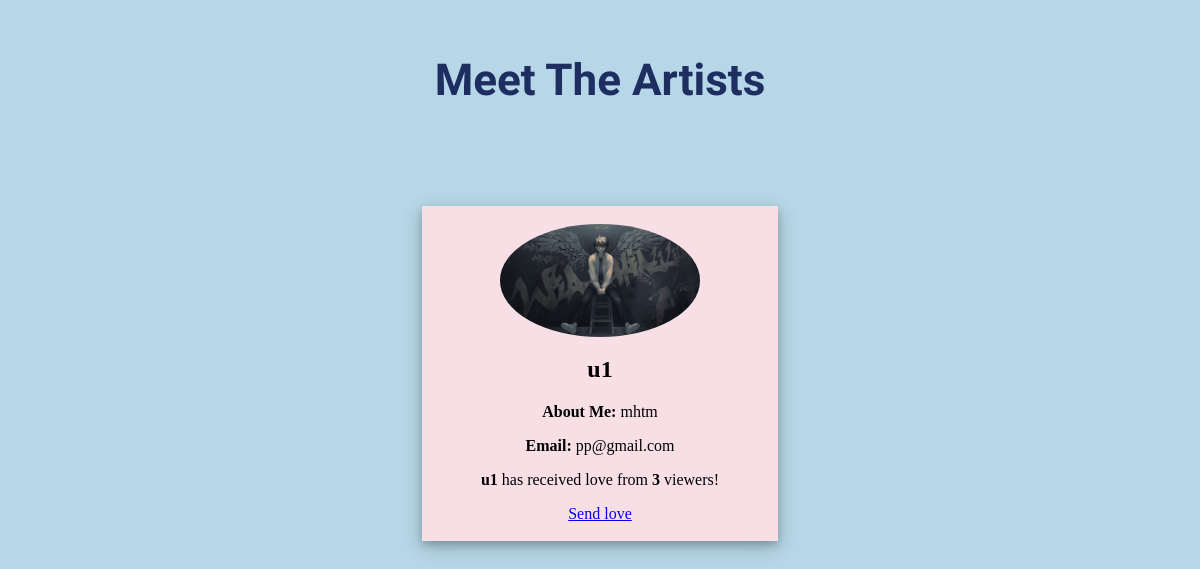
Before: /profilelist with the older database file.
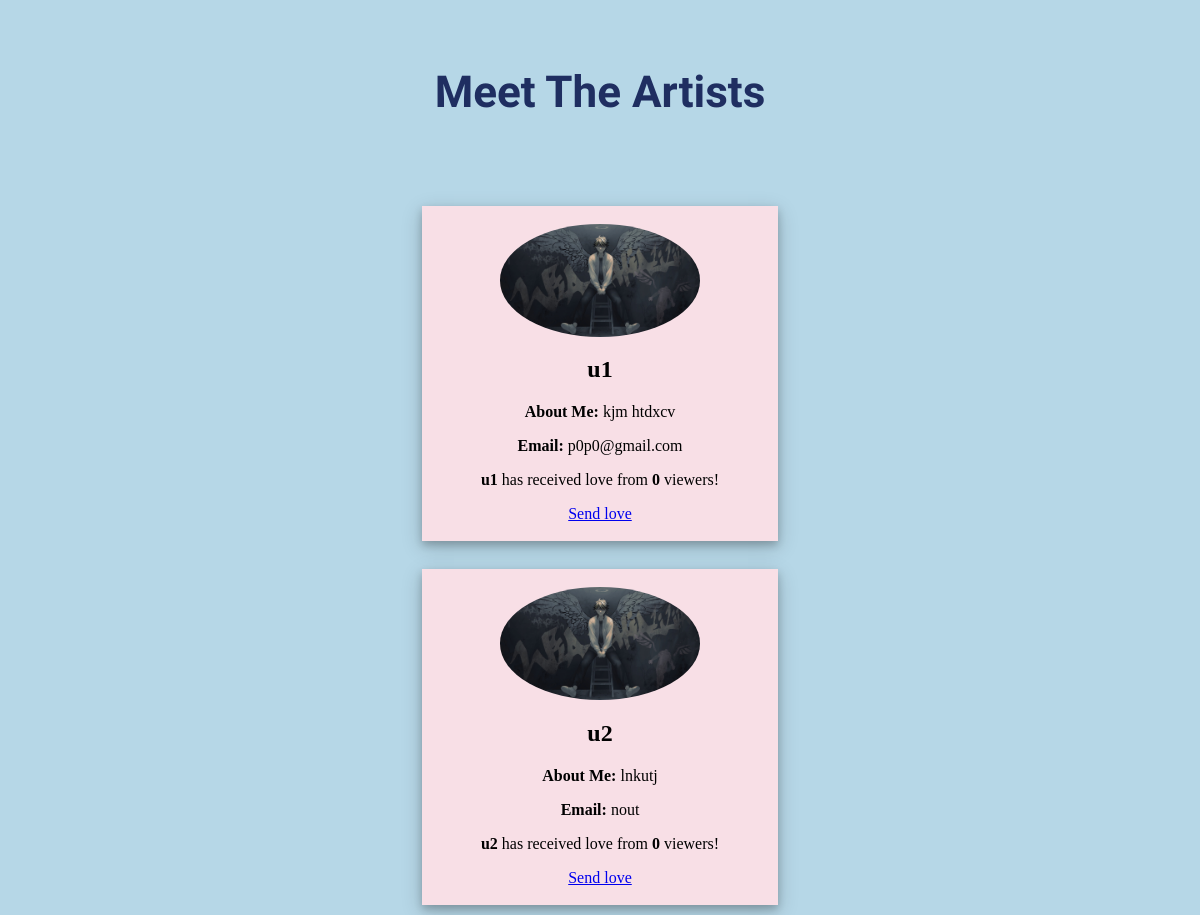
After: the same page with the newer database file.
### tables this page shows
CREATE TABLE artist
            (id INTEGER PRIMARY KEY, name TEXT NOT NULL UNIQUE, password TEXT NOT NULL, email VARCHAR, about TEXT, date_created DATE, Profile TEXT, appr INTEGER,date_modified DATE );

### hello.py (the view)
@app.route("/profilelist", methods=['GET'])
def profilelist():
   print ("making a connection")
   connection = sqlite3.connect('artgallery.db')
   print ("Getting a Cursor")
   cursor = connection.cursor()
   print ("Executing the DML")
   cursor.execute("select * from artist")
   print ("Get the Rows from cursor")
   all_profiles = cursor.fetchall()
   print ("Closing the datbase")
   connection.close()
   pk=get_pk
   return render_template("profile_list.html", profile = all_profiles)

### templates/profile_list.html (shortened to what this page needs)
<html>
<body style="background-color:#b6d7e7;">
    <center>
    <div class='bg-text'><h1>Meet The Artists</h1></div>
    {% for item in profile %}
    <br>
    <div class='bg'>
    <div class="row">
    <div class="column">
        <div class="card">
            <br>
        <img src="{{item.6}}" alt="Profile picture" style="width:200px">
        <div class="container">
            <h2>{{item.1}}</h2>
            <p class="title"><b>About Me: </b>{{item.4}}</p>
            <p><b>Email: </b>{{item.3}}</p>
            <p><b>{{item.1}}</b> has received love from <b>{{item.7}}</b> viewers!</p>
            <a href="{{ url_for ('sendlove', id=item.0) }}">Send love</a><br><br>
        </div>
        </div>
    </div>
    </div>
</div>
    {% endfor %}
    </center>
</body>
</html>

Changed rows visible on the page:
changed artist: about "mhtm" → "kjm htdxcv"; email "pp@gmail.com" → "p0p0@gmail.com"; appr "3" → "0"
added artist: name "u2", about "lnkutj", email "nout", appr "0"
